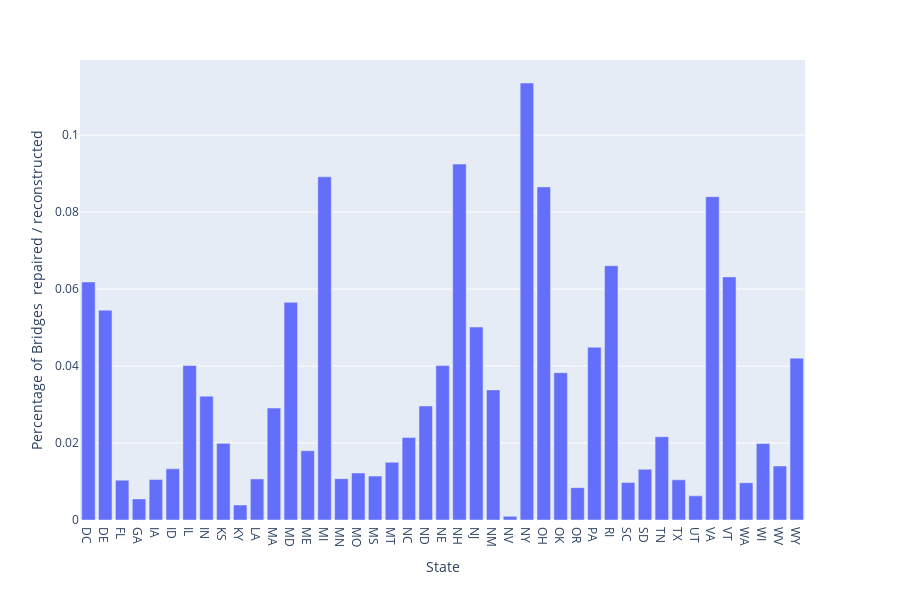

Notebook source saved alongside this figure:
### Code cell
df_rep_rec = pd.DataFrame(percent_of_repair_reconstruction)
df_rep_rec['State Name'] =  df_rep_rec.index

df_rep_rec.rename(columns = {'State Name': 'State', \
                             'Number of repair / reconstruction':'Percentage of Bridges  repaired / reconstructed'}, inplace = True)
fig = px.bar(df_rep_rec, x='State', y='Percentage of Bridges  repaired / reconstructed')
fig.show()

### Figure 1 — Plotly figure (JSON) as saved in the notebook; plotly's stock layout.template omitted (floating-point values rounded to 4 significant figures)
{"data": [{"alignmentgroup": "True", "hoverlabel": {"namelength": 0}, "hovertemplate": "State=%{x}<br>Percentage of Bridges  repaired / reconstructed=%{y}", "legendgroup": "", "marker": {"color": "#636efa"}, "name": "", "offsetgroup": "", "orientation": "v", "showlegend": false, "textposition": "auto", "type": "bar", "x": ["DC", "DE", "FL", "GA", "IA", "ID", "IL", "IN", "KS", "KY", "LA", "MA", "MD", "ME", "MI", "MN", "MO", "MS", "MT", "NC", "ND", "NE", "NH", "NJ", "NM", "NV", "NY", "OH", "OK", "OR", "PA", "RI", "SC", "SD", "TN", "TX", "UT", "VA", "VT", "WA", "WI", "WV", "WY"], "xaxis": "x", "y": [0.06186, 0.05452, 0.01036, 0.005489, 0.01053, 0.01329, 0.04013, 0.03218, 0.01991, 0.003889, 0.01068, 0.02909, 0.05655, 0.01799, 0.08916, 0.01075, 0.01222, 0.01141, 0.01498, 0.02146, 0.02963, 0.04011, 0.09248, 0.05014, 0.03381, 0.0009506, 0.1135, 0.08655, 0.03827, 0.008411, 0.0449, 0.06606, 0.009716, 0.01319, 0.02164, 0.01043, 0.006272, 0.08401, 0.06317, 0.009672, 0.01985, 0.01403, 0.04205], "yaxis": "y"}], "layout": {"barmode": "relative", "height": 600, "legend": {"tracegroupgap": 0}, "margin": {"t": 60}, "xaxis": {"anchor": "y", "domain": [0, 0.98], "title": {"text": "State"}}, "yaxis": {"anchor": "x", "domain": [0, 1], "title": {"text": "Percentage of Bridges  repaired / reconstructed"}}}}
